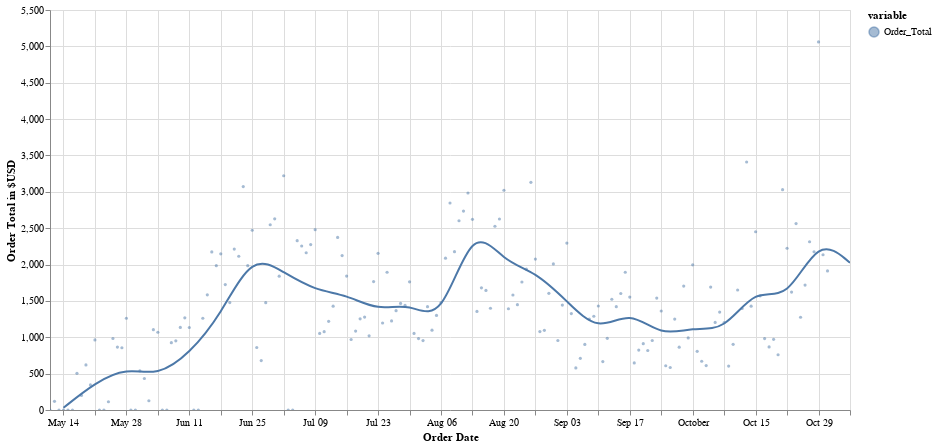

The cell this chart's notebook holds for it:
### Markdown cell above
Our results show that generally, sales have increased over time. We also see that if we take a cumulative sum of the sales, the restaurant appears to be experiencing exponential growth!

### Code cell
import altair as alt

chart_1 = alt.Chart(days.reset_index().melt('Order_Date')).mark_circle(size=10, opacity=0.5).encode(
    x='Order_Date',
    y='value',
    color = 'variable'
).properties(width=800, height=400)

chart_2 = alt.Chart(weeks.reset_index().melt('Order_Date')).mark_line(interpolate="basis", opacity=1).encode(
    x='Order_Date',
    y='value',
    color = 'variable'
)

(chart_1 + chart_2).interactive().encode(
    alt.X(title='Order Date'),
    alt.Y(title='Order Total in $USD')
)

### Figure 1 — Vega-Lite specification as saved in the notebook (floating-point values rounded to 4 significant figures; data arrays with more than 128 entries replaced by an {"elided": "..."} marker saying what was removed)
{"config": {"view": {"continuousWidth": 300, "continuousHeight": 300}}, "layer": [{"data": {"name": "data-13bb5a9a588fe19fd0a79a128ec41277"}, "mark": {"type": "circle", "opacity": 0.5, "size": 10}, "encoding": {"color": {"field": "variable", "type": "nominal"}, "x": {"field": "Order_Date", "type": "temporal"}, "y": {"field": "value", "type": "quantitative"}}, "name": "view_3"}, {"data": {"name": "data-b334de39bdf7c88e807b2f34654cf094"}, "mark": {"type": "line", "interpolate": "basis", "opacity": 1}, "encoding": {"color": {"field": "variable", "type": "nominal"}, "x": {"field": "Order_Date", "type": "temporal"}, "y": {"field": "value", "type": "quantitative"}}}], "encoding": {"x": {"title": "Order Date"}, "y": {"title": "Order Total in $USD"}}, "height": 400, "params": [{"name": "param_4", "select": {"type": "interval", "encodings": ["x", "y"]}, "bind": "scales", "views": ["view_3"]}], "width": 800, "$schema": "https://vega.github.io/schema/vega-lite/v5.15.1.json", "datasets": {"data-13bb5a9a588fe19fd0a79a128ec41277": {"elided": "174 records"}, "data-b334de39bdf7c88e807b2f34654cf094": [{"Order_Date": "2023-05-14T00:00:00", "variable": "Order_Total", "value": 29.83}, {"Order_Date": "2023-05-21T00:00:00", "variable": "Order_Total", "value": 376.1}, {"Order_Date": "2023-05-28T00:00:00", "variable": "Order_Total", "value": 582.6}, {"Order_Date": "2023-06-04T00:00:00", "variable": "Order_Total", "value": 467.2}, {"Order_Date": "2023-06-11T00:00:00", "variable": "Order_Total", "value": 773.5}, {"Order_Date": "2023-06-18T00:00:00", "variable": "Order_Total", "value": 1307.0}, {"Order_Date": "2023-06-25T00:00:00", "variable": "Order_Total", "value": 2151.0}, {"Order_Date": "2023-07-02T00:00:00", "variable": "Order_Total", "value": 1893.0}, {"Order_Date": "2023-07-09T00:00:00", "variable": "Order_Total", "value": 1643.0}, {"Order_Date": "2023-07-16T00:00:00", "variable": "Order_Total", "value": 1588.0}, {"Order_Date": "2023-07-23T00:00:00", "variable": "Order_Total", "value": 1361.0}, {"Order_Date": "2023-07-30T00:00:00", "variable": "Order_Total", "value": 1478.0}, {"Order_Date": "2023-08-06T00:00:00", "variable": "Order_Total", "value": 1184.0}, {"Order_Date": "2023-08-13T00:00:00", "variable": "Order_Total", "value": 2579.0}, {"Order_Date": "2023-08-20T00:00:00", "variable": "Order_Total", "value": 2036.0}, {"Order_Date": "2023-08-27T00:00:00", "variable": "Order_Total", "value": 1903.0}, {"Order_Date": "2023-09-03T00:00:00", "variable": "Order_Total", "value": 1497.0}, {"Order_Date": "2023-09-10T00:00:00", "variable": "Order_Total", "value": 1069.0}, {"Order_Date": "2023-09-17T00:00:00", "variable": "Order_Total", "value": 1377.0}, {"Order_Date": "2023-09-24T00:00:00", "variable": "Order_Total", "value": 1008.0}, {"Order_Date": "2023-10-01T00:00:00", "variable": "Order_Total", "value": 1143.0}, {"Order_Date": "2023-10-08T00:00:00", "variable": "Order_Total", "value": 1076.0}, {"Order_Date": "2023-10-15T00:00:00", "variable": "Order_Total", "value": 1691.0}, {"Order_Date": "2023-10-22T00:00:00", "variable": "Order_Total", "value": 1486.0}, {"Order_Date": "2023-10-29T00:00:00", "variable": "Order_Total", "value": 2390.0}, {"Order_Date": "2023-11-05T00:00:00", "variable": "Order_Total", "value": 2024.0}]}}
